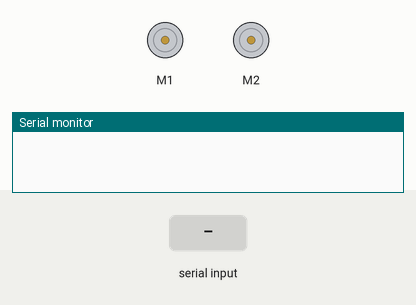
Recording of a sketch running on a simulated Arduino Uno, built with avr-gcc and run on an emulated ATmega328P. On the bench: 2 × DC motor (green arrow = forward, orange = backward, longer = faster), the last lines printed to the serial monitor. The inputs (shaded band) are chosen by the test bench.

Above: at 1.2 s.
1.3 s: "1\n" received over Serial
At 2.5 s:
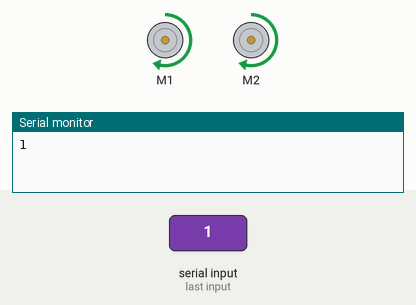
2.8 s: byte 50 ('2') received over Serial
At 3.6 s:
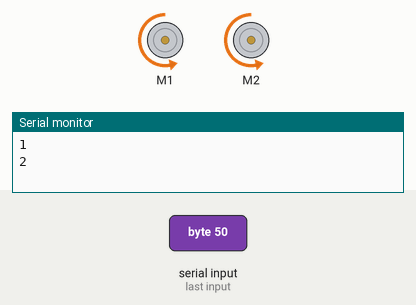
4.3 s: byte 51 ('3') received over Serial
At 4.7 s:
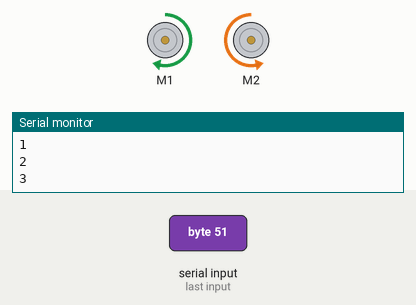
5.8 s: byte 52 ('4') received over Serial
At 7.0 s:
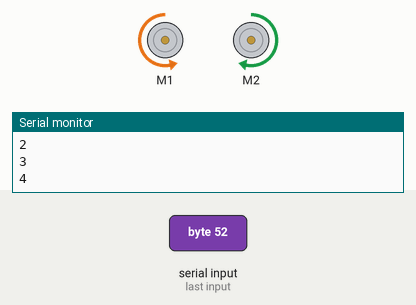
7.3 s: "2\n" received over Serial
At 8.2 s:
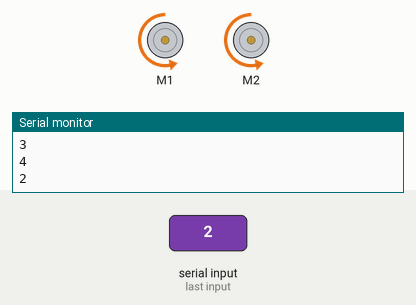
8.8 s: "3\n" received over Serial
At 9.4 s:
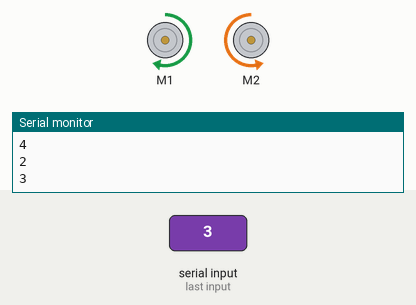
Timing chart, 0 to 11.3 s (numbered marks = the images above; inputs shaded):
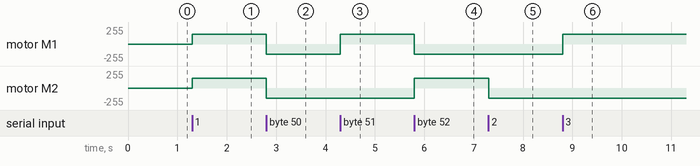

The sketch:

Arduino_Bluetooth_Controlled_Car_Code.ino
```cpp
#include <Adafruit_MotorShield.h>
Adafruit_MotorShield AFMS = Adafruit_MotorShield();
Adafruit_DCMotor *RMotor = AFMS.getMotor(1);
Adafruit_DCMotor *LMotor = AFMS.getMotor(2);

char Incoming_value = 0; // variable to store the incoming value from HC-05

void setup() {
  Serial.begin(9600);
  AFMS.begin();  // create with the default frequency 1.6KHz

  // Set the speed to start, from 0 (off) to 255 (max speed)
  RMotor->setSpeed(150);
  LMotor->setSpeed(150);
  RMotor->run(FORWARD);
  LMotor->run(FORWARD);

  // turn on motor
  RMotor->run(RELEASE);
  LMotor->run(RELEASE);
}

void move_Forward(){
  RMotor->run(FORWARD);
  LMotor->run(FORWARD);
}

void move_Backward(){
  RMotor->run(BACKWARD);
  LMotor->run(BACKWARD);
}

void turnLeft(){
  RMotor->run(FORWARD);
  LMotor->run(BACKWARD);
}

void turnRight(){
  RMotor->run(BACKWARD);
  LMotor->run(FORWARD);
}

void stop(){
  RMotor->run(RELEASE);
  LMotor->run(RELEASE);
}

void loop() {
  if (Serial.available() > 0){
    Incoming_value = Serial.read();
    Serial.print(Incoming_value);
    Serial.print("\n");
    if (Incoming_value == '1'){
      move_Forward();
    }
    else if (Incoming_value == '2'){
      move_Backward();
    }
    else if (Incoming_value == '3'){
      turnLeft();
    }
    else if (Incoming_value == '4'){
      turnRight();
    }
    else if (Incoming_value == '0'){
      stop();
    }
  }

}
```

Measured:
- after the input at 1.3 s, motor M1, motor M2: stopped → forward 150/255 at once
- after the input at 2.8 s, motor M1, motor M2: forward 150/255 → backward 150/255 at once
- after the input at 4.3 s, motor M1: backward 150/255 → forward 150/255 at once
- after the input at 5.8 s, motor M1: forward 150/255 → backward 150/255 at once; motor M2: backward 150/255 → forward 150/255 at once
- after the input at 7.3 s, motor M2: forward 150/255 → backward 150/255 at once
- after the input at 8.8 s, motor M1: backward 150/255 → forward 150/255 at once
